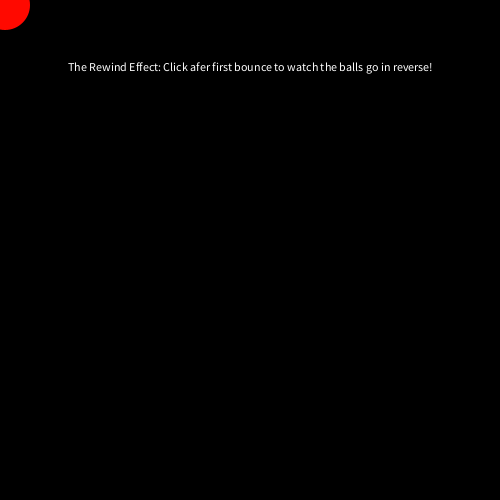
Frame 1 (no input)
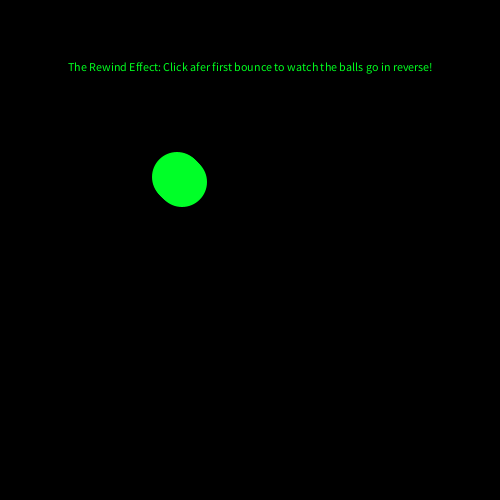
Frame 60 (the mouse pressed at the canvas centre just before this capture)
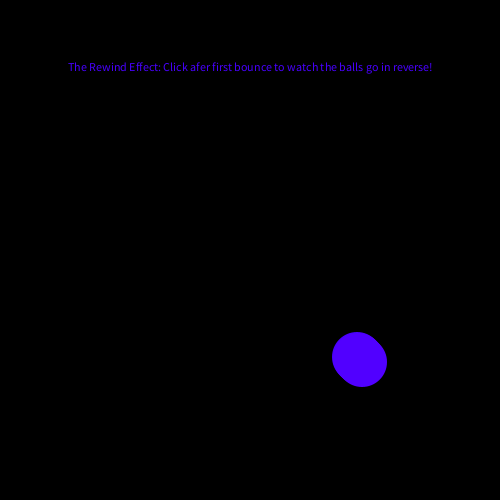
Frame 120 (the mouse held since frame 60 and released just before this capture)

The Processing sketch that drew these frames (run headless with seeded random() and noise(); from frame 60 on, the mouse is pressed at the canvas centre):

// Processing sketch: pena_BigProjectReal
// ── pena_BigProjectReal.pde
float x;
float y;
float xSpeed;
float ySpeed;
float x1;
float y1;
float xSpeed1;
float ySpeed1;
float x2;
float y2;
float xSpeed2;
float ySpeed2;
float x3;
float y3;
float xSpeed3;
float ySpeed3;
float x4;
float y4;
float xSpeed4;
float ySpeed4;
boolean run;


void setup() {
  size(500, 500);
  background(255);
  colorMode(HSB, width, 100, 100);
  run = false;
  x = 0;
  y = 0;
  x1 = 1;
  y1 = 1;
  x2 = 2;
  y2 = 2;
  x3 = 3;
  y3 = 3;
  x4 = 3;
  y4 = 3;
  xSpeed = 3;
  ySpeed = 3;
  xSpeed1 = 3;
  ySpeed1 = 3;
  xSpeed2 = 3;
  ySpeed2 = 3;
  xSpeed3 = 3;
  ySpeed3 = 3;
  xSpeed4 = 3;
  ySpeed4 = 3;
}
void draw() {
  background(0);
  textAlign(CENTER);
  text("The Rewind Effect: Click afer first bounce to watch the balls go in reverse!", width/2, height/7);
  fill(x, 100, 100);
  noStroke();
  ellipse(x, y, 50, 50);
  x += xSpeed;
  y += ySpeed;
  run = false;
  if (x >= width) {
    xSpeed = xSpeed*random(-1.2, -.8);
  }

  if (x <= 0) {
    xSpeed = xSpeed*random(-1.2, -.8);
  }
  if (y >= height) {
    ySpeed = ySpeed*random(-1.2, -.8);
  }
  if (y <= 0) {
    ySpeed = ySpeed*random(-1.2, -.8);
  }

  fill(x, 100, 100);
  noStroke();
  ellipse(x1, y1, 50, 50);
  x1 +=xSpeed1;
  y1 +=ySpeed1;

  if (x1 >= width) {
    xSpeed1 = xSpeed1*random(-1.2, -.8);
  }

  if (x1 <= 0) {
    xSpeed1 = xSpeed1*random(-1.2, -.8);
  }
  if (y1 >= height) {
    ySpeed1 = ySpeed1*random(-1.2, -.8);
  }
  if (y1 <= 0) {
    ySpeed1 = ySpeed1*random(-1.2, -.8);
  }
  fill(x, 100, 100);
  noStroke();
  ellipse(x2, y2, 50, 50);
  x2 += xSpeed2;
  y2 += ySpeed2;

  if (x2 >= width) {
    xSpeed2 = xSpeed2*random(-1.2, -.8);
  }

  if (x2 <= 0) {
    xSpeed2 = xSpeed2*random(-1.2, -.8);
  }
  if (y2 >= height) {
    ySpeed2 = ySpeed2*random(-1.2, -.8);
  }
  if (y2 <= 0) {
    ySpeed2 = ySpeed2*random(-1.2, -.8);
  }
  fill(x, 100, 100);
  noStroke();
  ellipse(x3, y3, 50, 50);
  x3 +=xSpeed3;
  y3 +=ySpeed3;

  if (x3 >= width) {
    xSpeed3 = xSpeed3*random(-1.2, -.8);
  }

  if (x3 <= 0) {
    xSpeed3 = xSpeed3*random(-1.2, -.8);
  }
  if (y3 >= height) {
    ySpeed3 = ySpeed3*random(-1.2, -.8);
  }
  if (y3 <= 0) {
    ySpeed3 = ySpeed3*random(-1.2, -.8);
  }
 
  fill(x, 100, 100);
  noStroke();
  ellipse(x2, y2, 50, 50);
  x4 += xSpeed4;
  y4 += ySpeed4;

  if (x4 >= width) {
    xSpeed4 = xSpeed4*random(-1.2, -.8);
  }

  if (x4 <= 0) {
    xSpeed4 = xSpeed4*random(-1.2, -.8);
  }
  if (y4 >= height) {
    ySpeed4 = ySpeed4*random(-1.2, -.8);
  }
  if (y4 <= 0) {
    ySpeed4 = ySpeed4*random(-1.2, -.8);
  }

  if (xSpeed >= 10) {
    xSpeed = 3;
  }
  if (xSpeed1 >= 10) {
    xSpeed1 = 3;
  }
  if (xSpeed2 >= 10) {
    xSpeed2 = 3;
  }
  if (xSpeed3 >= 10) {
    xSpeed3 = 3;
  }
  if (xSpeed4 >= 10){
    xSpeed4 = 3;
  }
  if (ySpeed >= 10) {
    ySpeed = 3;
  }
  if (ySpeed1 >= 10) {
    ySpeed1 = 3;
  }
  if (ySpeed2 >= 10) {
    ySpeed2 = 3;
  }
  if (ySpeed3 >= 10) {
    ySpeed3 = 3;
  }
  if (ySpeed4 >= 10){
    xSpeed4 = 3;
  }
  if(mousePressed){
  run = false;
  xSpeed = 0;
  ySpeed = 0;
  xSpeed1 = 0;
  ySpeed1 = 0;
  xSpeed2 = 0;
  ySpeed2 = 0;
  xSpeed3 = 0;
  ySpeed3 = 0;
  xSpeed4 = 0;
  ySpeed4 = 0;
}
if (mousePressed){
  xSpeed = 3;
  ySpeed = 3;
  xSpeed1 = 3;
  ySpeed1 = 3;
  xSpeed2 = 3;
  ySpeed2 = 3;
  xSpeed3 = 3;
  ySpeed3 = 3;
  xSpeed4 = 3;
  ySpeed4 = 3; 
}
}
